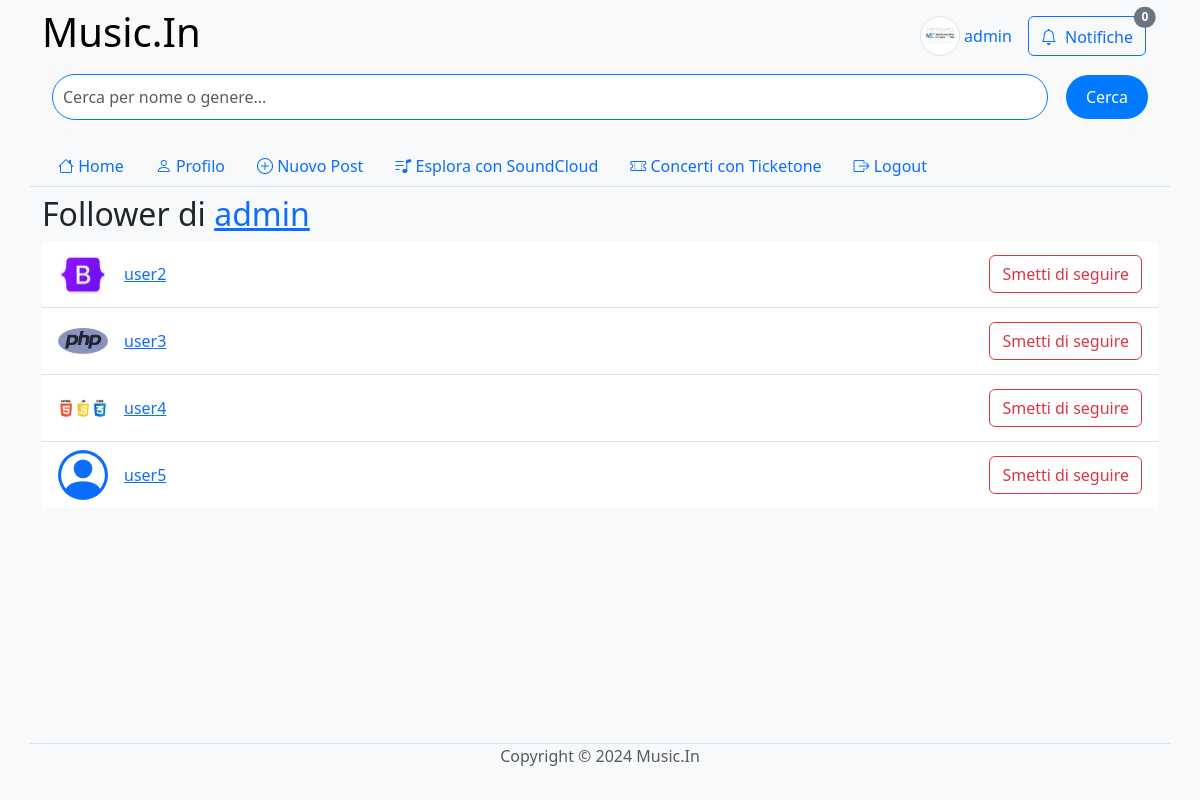
The page /followers.php?user_id=1 (signed in) on the database its author committed.
### tables this page shows
create table users (
     `id` int not null AUTO_INCREMENT,
     `username` varchar(255) not null,
     `password` varchar(255) not null,
     `email` varchar(255) not null,
     `name` varchar(255),
     `surname` varchar(255),
     `image` varchar(255),
     `genre_id` int,
     constraint `IDUser` primary key (`id`),
     unique key `username` (`username`),
     unique key `email` (`email`));

create table follows (
     `followed_id` int not null,
     `follower_id` int not null,
     constraint `IDfollows` primary key (`follower_id`, `followed_id`));

### followers.php (called while the page is built, shortened)
<?php
require_once __DIR__ . '/bootstrap.php';
$profile_user_id = $_GET['user_id'];
$followers = $dbh->getFollowers($profile_user_id);
$templateParams["title"] = "Music.In - Follower di " . htmlspecialchars($dbh->getUserInfo($profile_user_id)['username']);
$templateParams["name"] = "followers";
require __DIR__ . '/template/base.php';
?>

### db/connessione-db.php (called while the page is built)
<?php
require_once(__DIR__ . "/dbhelper.php");
$servername = "localhost";
$username = "root";
$password = "";
$dbname = "music_in";
$port = 3306;
$dbh = new DatabaseHelper($servername, $username, $password, $dbname, $port);
?>

### db/dbhelper.php (called while the page is built, shortened)
<?php
class DatabaseHelper {
    private $conn;
    public function __construct($servername, $username, $password, $dbname, $port) {
        try {
            $this->conn = new PDO("mysql:host=$servername;dbname=$dbname;port=$port", $username, $password);
            $this->conn->setAttribute(PDO::ATTR_ERRMODE, PDO::ERRMODE_EXCEPTION);
            $this->conn->exec("SET NAMES utf8mb4");
        } catch(PDOException $e) {
            echo "Connessione al database fallita: " . $e->getMessage();
            die();
        }
    }
    public function getUserInfo($user_id) {
        $query_user = "SELECT id, username, email, name, surname, image as profile_image, genre_id FROM users WHERE id = :user_id";
        $stmt_user = $this->conn->prepare($query_user);
        $stmt_user->bindParam(':user_id', $user_id);
        $stmt_user->execute();
        $user = $stmt_user->fetch(PDO::FETCH_ASSOC);
        return $user;
    }
    public function getFollowers($user_id) {
        $query = "SELECT follower_id FROM follows WHERE followed_id = :followed_id";
        $stmt = $this->conn->prepare($query);
        $stmt->bindParam(":followed_id", $user_id);
        $stmt->execute();
        $followers_ids = $stmt->fetchAll(PDO::FETCH_ASSOC);
        return $followers_ids;
    }
    public function isFollowing($follower_id, $followed_id) {
        $query = "SELECT COUNT(*) as count FROM follows WHERE follower_id = :follower_id AND followed_id = :followed_id";
        $stmt = $this->conn->prepare($query);
        $stmt->bindParam(':follower_id', $follower_id);
        $stmt->bindParam(':followed_id', $followed_id);
        $stmt->execute();
        $result = $stmt->fetch(PDO::FETCH_ASSOC);
        return $result['count'] > 0;
    }
}
?>

### template/follow-follower-item.php (the view, shortened to what this page needs)
<li class="list-group-item d-flex justify-content-between align-items-center">
    <a class="" href="profile.php?id=<?php echo htmlspecialchars($user['id']); ?>">
    <div class="d-flex align-items-center">
        <div class="me-3">
            <?php if (!empty($user['profile_image']) && file_exists(UPLOAD_DIR . $user['profile_image'])): ?>
                <img src="<?php echo UPLOAD_DIR . htmlspecialchars($user['profile_image']); ?>" alt="Immagine Profilo" class="avatar-rounded img-fluid" style="width: 50px; height: 50px;">
            <?php endif; ?>
        </div>
            <?php echo htmlspecialchars($user['username']); ?>
    </div>
    </a>
<?php if ($user['id'] != getCurrentUserId()): ?>
    <form method="post" class="mb-0">
        <?php if (isFollowing($dbh, getCurrentUserId(), $user['id'])): ?>
            <button type="submit" name="action" value="unfollow" class="btn btn-outline-danger">Smetti di seguire</button>
        <?php else: ?>
            <button type="submit" name="action" value="follow" class="btn btn-outline-primary">Segui</button>
        <?php endif; ?>
    </form>
<?php endif; ?>
</li>

### template/base.php (shortened to what this page needs)
<!DOCTYPE html>
<html lang="it" class="h-100">
<head>
    <link href="https://cdn.jsdelivr.net/npm/bootstrap@5.3.3/dist/css/bootstrap.min.css" rel="stylesheet">
    <link rel="stylesheet" href="https://cdn.jsdelivr.net/npm/bootstrap-icons@1.11.3/font/bootstrap-icons.min.css">
    <link rel='stylesheet' type='text/css' href='css/common.css'>
</head>
<body class="bg-light d-flex flex-column h-100">
<?php
$username = $dbh->getUserInfo(getCurrentUserId())['username'];
$profile_image = $dbh->getUserInfo(getCurrentUserId())['profile_image'];
?>
    <nav class="navbar navbar-expand-md navbar-light bg-light sticky-top">
        <div class="container justify-content-center border-bottom">
            <div class="col-12">
                <div class="d-flex">
                    <h1><a class="navbar-brand h1 fs-1" href="/">Music.In</a></h1>
                    <div class="container nav nav-pills align-items-center justify-content-end">
                        <a class="nav-link" href="profile.php">
                            <?php if (!empty($profile_image)): ?>
                                <img class="avatar-thumbnail img-thumbnail rounded-circle" src="<?php echo UPLOAD_DIR . htmlspecialchars($profile_image); ?>" alt="Immagine Profilo">
                            <?php else: ?>
                                <span class="bi bi-person-circle align-middle"></span>
                            <?php endif; ?>
                            <span class="d-none d-sm-inline align-middle"><?php echo htmlspecialchars($username); ?></span>
                        </a>
                        <a class="btn btn-outline-primary position-relative <?php markIfActive("notifications.php"); ?>" href="notifications.php">
                            <div class="text-nowrap">
                                <span class="bi bi-bell align-middle"></span>
                                <span class="d-none d-sm-inline ms-1 align-middle">Notifiche</span>
                                <span id="notification_counter" class="position-absolute top-0 start-100 translate-middle badge rounded-pill bg-secondary">0</span>
                            </div>
                        </a>
                    </div>
                </div>
                <form class="d-flex" role="search" action="search.php" method="get">
                    <input class="form-control me-2" type="search" id="searchBar" name="search" placeholder="Cerca per nome o genere..." aria-label="Search">
                    <button class="btn btn-outline-success" type="submit">Cerca</button>
                </form>
                <div class="navbar-collapse" id="navbarCollapse">
                    <ul class="nav nav-pills col-12 col-lg-auto my-2 justify-content-center my-md-0 text-small">
                        <?php
                        $navlinks = [
                            ["index.php", "bi-house", "Home"],
                            ["profile.php", "bi-person", "Profilo"],
                            ["new-post.php", "bi-plus-circle", "Nuovo Post"],
                            ["explore.php", "bi bi-music-note-list", "Esplora con SoundCloud"],
                            ["concerts.php", "bi bi-ticket-perforated", "Concerti con Ticketone"],
                            ["logout.php", "bi-box-arrow-right", "Logout"],
                        ];
                        ?>
                        <?php foreach ($navlinks as $navlink) : ?>
                            <li class="nav-item">
                                <a class="nav-link <?php markIfActive($navlink[0]); ?>" href="<?php echo $navlink[0]; ?>">
                                    <span class="bi <?php echo $navlink[1]; ?>"></span>
                                    <span class="d-none d-md-inline"><?php echo $navlink[2]; ?></span>
                                </a>
                            </li>
                        <?php endforeach; ?>
                    </ul>
                </div>
            </div>
        </div>
    </nav>
    <main class="flex-shrink-0">
        <div class="container">
            <?php if(isset($templateParams["name"])) { require(__DIR__ . "/" . $templateParams["name"] . ".php"); } ?>
        </div>
    </main>
    <footer class="footer mt-auto py-3 bg-body-tertiary">
        <div class="container border-top">
            <p class="text-center text-body-secondary">Copyright &copy; 2024 Music.In</p>
        </div>
    </footer>
</body>
</html>

### template/followers.php
<h2>Follower di <a href="/profile.php?id=<?php echo $profile_user_id; ?>"><?php echo htmlspecialchars($dbh->getUserInfo($profile_user_id)['username']); ?></a></h2>
<ul class="list-group list-group-flush">
    <?php foreach ($followers as $follower): ?>
        <?php $user = $dbh->getUserInfo($follower['follower_id']); ?>
        <?php require __DIR__ . "/follow-follower-item.php"; ?>
    <?php endforeach; ?>
</ul>

### css/common.css (style rules this page uses)
.avatar-rounded { width: 50px; height: 50px; border-radius: 50%; object-fit: scale-down; }
.avatar-thumbnail { height: 30pt; width: 30pt; object-fit: scale-down; }
form.d-flex[role="search"] { display: flex; align-items: center; gap: 10px; margin-bottom: 16px; background-color: #f9f9f9; padding: 10px; border-radius: 25px; }
form.d-flex[role="search"] .form-control { flex: 1; border: 1px solid #007bff; border-radius: 25px; padding: 10px; font-size: 16px; }
form.d-flex[role="search"] .btn { padding: 10px 20px; font-size: 16px; border-radius: 25px; background-color: #007bff; color: white; border: none; transition: background-color 0.3s; }

### rows shown on the page
users: image (picture), username "admin"
follows: follower.image (picture), follower.username "user2"
follows: follower.image (picture), follower.username "user3"
follows: follower.image (picture), follower.username "user4"
follows: follower.username "user5"

### other values the page prints
$navlink[2] "Home"
$navlink[2] "Profilo"
$navlink[2] "Nuovo Post"
$navlink[2] "Esplora con SoundCloud"
$navlink[2] "Concerti con Ticketone"
$navlink[2] "Logout"
